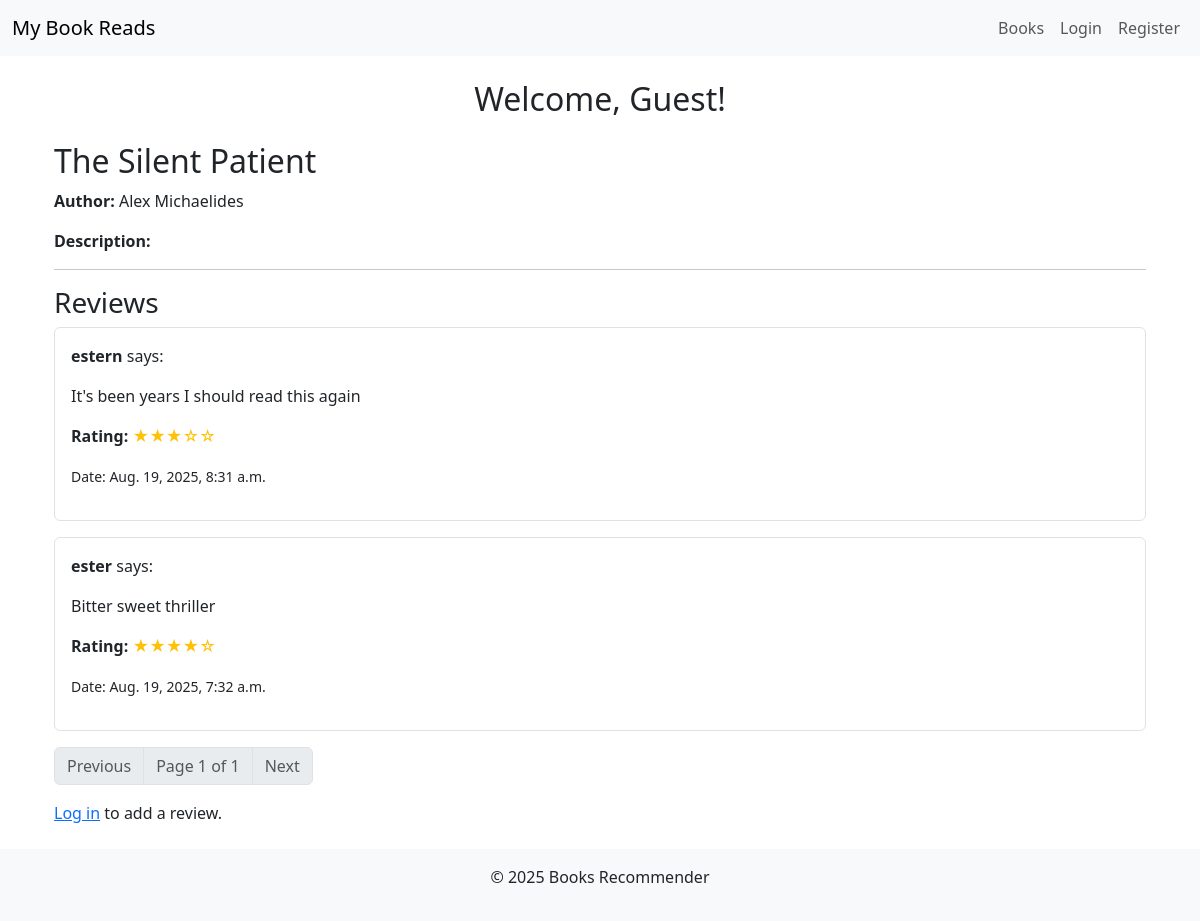
Page /books/2/ on the earlier database version.
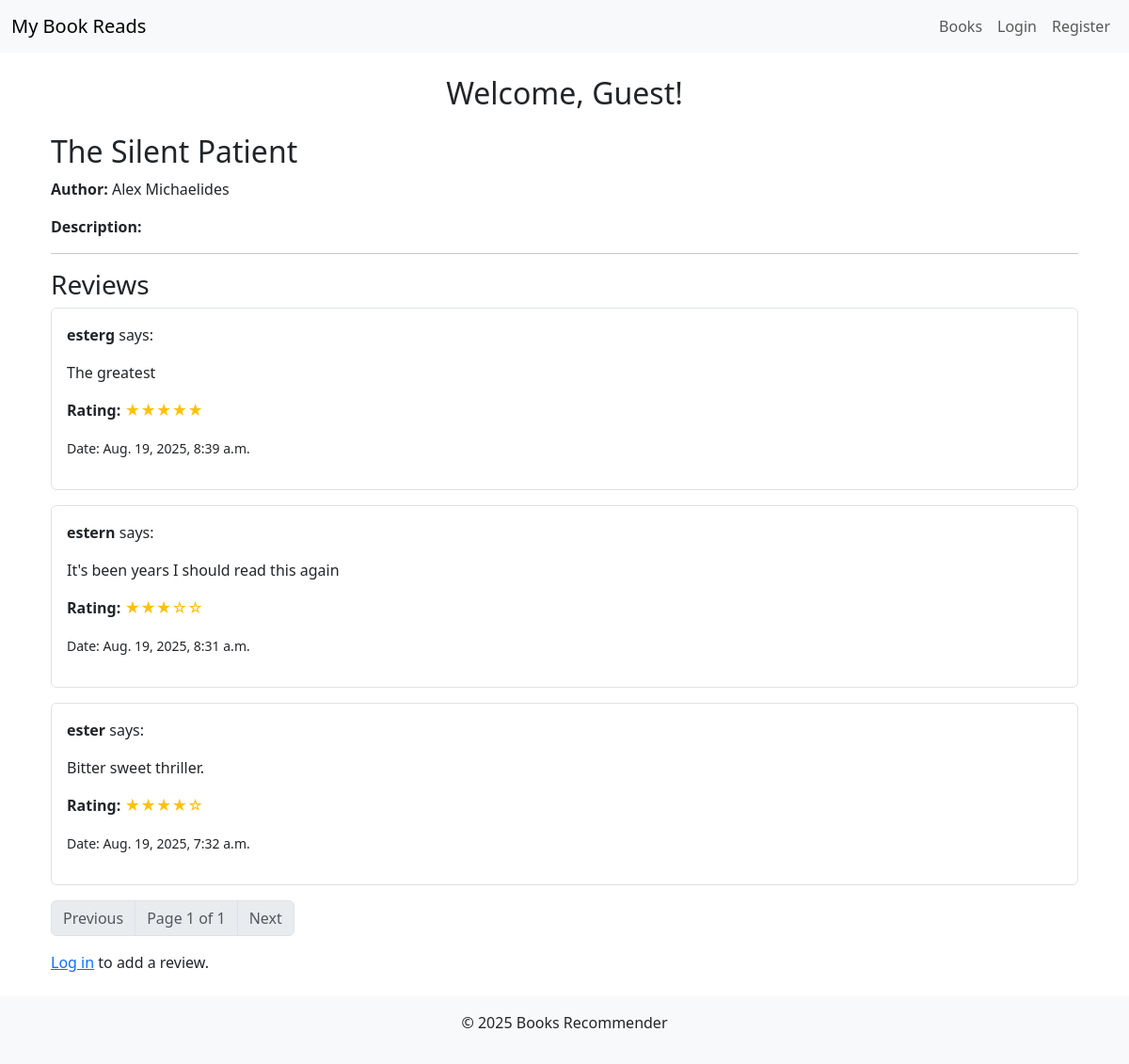
Same page on the later database version.
### books/models.py (models this page shows, shortened)
class Book(models.Model):
    STATUS_CHOICES = (
        ('reading', 'Currently Reading'),
        ('completed', 'Completed'),
        ('want_to_read', 'Want to Read'),
    )
    user = models.ForeignKey(User, on_delete=models.CASCADE, related_name='books')
    title = models.CharField(max_length=255)
    author = models.CharField(max_length=255)
    isbn = models.CharField(max_length=13, db_index=True, blank=True)
    total_pages = models.PositiveIntegerField(null=True, blank=True)
    current_page = models.PositiveIntegerField(default=0)
    status = models.CharField(
        max_length=20,
        choices=STATUS_CHOICES,
        default='want_to_read'
    )
    date_added = models.DateTimeField(auto_now_add=True)
    last_updated = models.DateTimeField(auto_now=True)
    class Meta:
        ordering = ['-date_added']
        unique_together = ['user', 'title', 'author']
        verbose_name = 'Book'

class Review(models.Model):
    RATING_CHOICES = [
        (1, '★'),
        (2, '★★'),
        (3, '★★★'),
        (4, '★★★★'),
        (5, '★★★★★'),
    ]
    book= models.ForeignKey(Book, on_delete=models.CASCADE, related_name='reviews')
    user = models.ForeignKey(User, on_delete=models.CASCADE, related_name='reviews')
    rating = models.PositiveIntegerField(
        choices=RATING_CHOICES,
        validators=[MinValueValidator(1), MaxValueValidator(5)]
    )
    review = models.TextField(blank=True, null=True)
    created_at= models.DateTimeField(auto_now_add=True)
    updated_at = models.DateTimeField(auto_now=True)
    def stars(self):
        return '★' * self.rating + '☆' * (5 - self.rating)
    class Meta:
        unique_together = ['book', 'user']
        ordering = ['-created_at']

### books/views.py (the view)
# urls.py: path("books/<int:pk>/", BookDetailView.as_view(), name="book_detail"),
class BookDetailView(DetailView):
    model = Book
    template_name = "books/book_detail.html"
    context_object_name = "book"
    def get_context_data(self, **kwargs):
        context = super().get_context_data(**kwargs)
        book = self.get_object()
        reviews_list = book.reviews.all()  # get all reviews for this book
        paginator = Paginator(reviews_list, 5)  # 5 reviews per page
        page_number = self.request.GET.get('page')
        reviews_page = paginator.get_page(page_number)
        context['reviews_page'] = reviews_page
        return context
    def get_object(self, queryset=None):
        book = super().get_object(queryset)
        return book

### books/templates/books/book_detail.html (shortened to what this page needs)
{% extends "books/base.html" %}
{% block content %}
<div class="container mt-4">
    <h2>{{ book.title }}</h2>
    <p><strong>Author:</strong> {{ book.author }}</p>
    <p><strong>Description:</strong> {{ book.description }}</p>
    <hr>
    <h3>Reviews</h3>
    {% for review in reviews_page %}
        <div class="review mb-3 border rounded p-3">
            <p><strong>{{ review.user.username }}</strong> says:</p>
            <p>{{ review.review }}</p>
            <p>
                <strong>Rating:</strong>
                <span class="text-warning">{{ review.stars }}</span>
            </p>
                 <p>
                <small>Date:
                <span class="primary">{{ review.created_at }}</span>
            </p></small>
        </div>
    {% empty %}
        <p>No reviews yet.</p>
    {% endfor %}
<nav aria-label="Review pagination">
    <ul class="pagination">
        {% if reviews_page.has_previous %}
            <li class="page-item">
                <a class="page-link" href="?page={{ reviews_page.previous_page_number }}">Previous</a>
            </li>
        {% else %}
            <li class="page-item disabled"><span class="page-link">Previous</span></li>
        {% endif %}
        <li class="page-item disabled">
            <span class="page-link">Page {{ reviews_page.number }} of {{ reviews_page.paginator.num_pages }}</span>
        </li>
        {% if reviews_page.has_next %}
            <li class="page-item">
                <a class="page-link" href="?page={{ reviews_page.next_page_number }}">Next</a>
            </li>
        {% else %}
            <li class="page-item disabled"><span class="page-link">Next</span></li>
        {% endif %}
    </ul>
</nav>
    {% if user.is_authenticated %}
        <hr>
        <h4>Add a Review</h4>
        <form method="post" action="{% url 'add_review' book.pk %}">
            {% csrf_token %}
            {{ review_form.as_p }}
            <button type="submit" class="btn btn-primary">Add Review</button>
        </form>
    {% else %}
        <p>
            <a href="{% url 'login' %}?next={{ request.path }}">Log in</a> to add a review.
        </p>
    {% endif %}
</div>
{% endblock %}

### books/templates/books/base.html (shortened to what this page needs)
<!DOCTYPE html>
<html lang="en">
<head>
    {% load static %}
    <link href="https://cdn.jsdelivr.net/npm/bootstrap@5.3.2/dist/css/bootstrap.min.css" rel="stylesheet">
    <link rel="stylesheet" href="{% static 'books/styles.css' %}">
</head>
<body>
    <nav class="navbar navbar-expand-lg navbar-light bg-light mb-4">
        <div class="container-fluid">
            <a class="navbar-brand" href="{% url 'book_list' %}">My Book Reads</a>
            <div class="collapse navbar-collapse" id="navbarNav">
                <ul class="navbar-nav ms-auto">
                    <li class="nav-item">
                        <a class="nav-link" href="{% url 'book_list' %}">Books</a>
                    </li>
                    {% if user.is_authenticated %}
                        <li class="nav-item">
                            <a class="nav-link" href="{% url 'book-add' %}">Add Book</a>
                        </li>
                        <li class="nav-item">
                            <form method="post" action="{% url 'logout' %}" class="d-inline">
                                {% csrf_token %}
                                <button type="submit" class="btn btn-link nav-link" style="padding:0;">Logout</button>
                            </form>
                        </li>
                    {% else %}
                        <li class="nav-item">
                            <a class="nav-link" href="{% url 'login' %}">Login</a>
                        </li>
                        <li class="nav-item">
                            <a class="nav-link" href="{% url 'register' %}">Register</a>
                        </li>
                    {% endif %}
                </ul>
            </div>
        </div>
    </nav>
{% if user.is_authenticated %}
    <h2 class="text-center mb-4">
        Welcome, {{ user.username }}!
    </h2>
{% else %}
    <h2 class="text-center mb-4">
        Welcome, Guest!
    </h2>
{% endif %}
    <main class="container">
        {% block content %}
        {% endblock %}
    </main>
    <footer class="bg-light text-center py-3 mt-4">
        <p>&copy; {{ year|default:2025 }} Books Recommender</p>
    </footer>
</body>
</html>

Differences in the rows shown:
added Review: user.username "esterg", review "The greatest", stars "★★★★★", created_at "Aug. 19, 2025, 8:39 a.m."
changed Review "ester": review "Bitter sweet thriller" → "Bitter sweet thriller."
